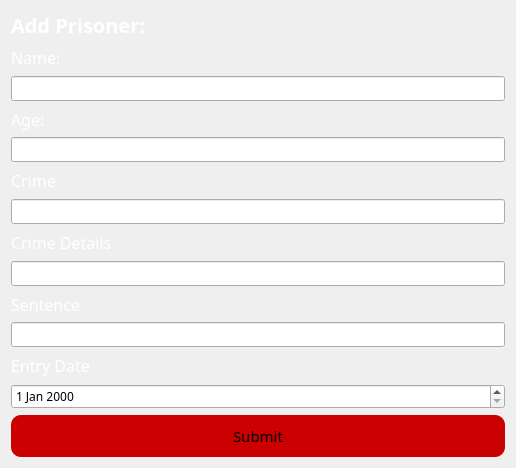
<?xml version="1.0" encoding="UTF-8"?>
<ui version="4.0">
 <class>AddPrisoner</class>
 <widget class="QDialog" name="AddPrisoner">
  <property name="geometry">
   <rect>
    <x>0</x>
    <y>0</y>
    <width>516</width>
    <height>468</height>
   </rect>
  </property>
  <property name="windowTitle">
   <string>Dialog</string>
  </property>
  <property name="styleSheet">
   <string notr="true">*{
	font-family: century gothic;

}

AddPrisoner{
	background-color:#001F3F
}

#label,#label_2,#label_3,#label_4,#label_6,#label_5{
	font-size:16px;
	color:white;
}

#submit_btn{
	background-color : #cb0000 ;
	border-radius : 10px;
	padding:10px;
	font-size: 15px;
	font-color:
}

#submit_btn:hover{
	background-color: #850101;
}

#label_7{
	font-size:20px;
	font-weight:bold;
	color:white;
}


</string>
  </property>
  <layout class="QVBoxLayout" name="verticalLayout">
   <item>
    <widget class="QLabel" name="label_7">
     <property name="text">
      <string>Add Prisoner:</string>
     </property>
    </widget>
   </item>
   <item>
    <widget class="QLabel" name="label">
     <property name="font">
      <font>
       <family>century gothic</family>
       <pointsize>-1</pointsize>
      </font>
     </property>
     <property name="text">
      <string>Name:</string>
     </property>
    </widget>
   </item>
   <item>
    <widget class="QLineEdit" name="nameLineEdit">
     <property name="text">
      <string/>
     </property>
    </widget>
   </item>
   <item>
    <widget class="QLabel" name="label_2">
     <property name="font">
      <font>
       <family>century gothic</family>
       <pointsize>-1</pointsize>
      </font>
     </property>
     <property name="text">
      <string>Age:</string>
     </property>
    </widget>
   </item>
   <item>
    <widget class="QLineEdit" name="ageLineEdit">
     <property name="text">
      <string/>
     </property>
    </widget>
   </item>
   <item>
    <widget class="QLabel" name="label_3">
     <property name="font">
      <font>
       <family>century gothic</family>
       <pointsize>-1</pointsize>
      </font>
     </property>
     <property name="text">
      <string>Crime</string>
     </property>
    </widget>
   </item>
   <item>
    <widget class="QLineEdit" name="crimeLineEdit">
     <property name="text">
      <string/>
     </property>
    </widget>
   </item>
   <item>
    <widget class="QLabel" name="label_6">
     <property name="font">
      <font>
       <family>century gothic</family>
       <pointsize>-1</pointsize>
      </font>
     </property>
     <property name="text">
      <string>Crime Details</string>
     </property>
    </widget>
   </item>
   <item>
    <widget class="QLineEdit" name="crimeDetailsLineEdit"/>
   </item>
   <item>
    <widget class="QLabel" name="label_5">
     <property name="font">
      <font>
       <family>century gothic</family>
       <pointsize>-1</pointsize>
      </font>
     </property>
     <property name="text">
      <string>Sentence </string>
     </property>
    </widget>
   </item>
   <item>
    <widget class="QLineEdit" name="sentenceLineEdit"/>
   </item>
   <item>
    <widget class="QLabel" name="label_4">
     <property name="font">
      <font>
       <family>century gothic</family>
       <pointsize>-1</pointsize>
      </font>
     </property>
     <property name="text">
      <string>Entry Date</string>
     </property>
    </widget>
   </item>
   <item>
    <widget class="QDateEdit" name="entryDateEdit"/>
   </item>
   <item>
    <widget class="QPushButton" name="submit_btn">
     <property name="text">
      <string>Submit</string>
     </property>
    </widget>
   </item>
  </layout>
 </widget>
 <resources/>
 <connections/>
</ui>
